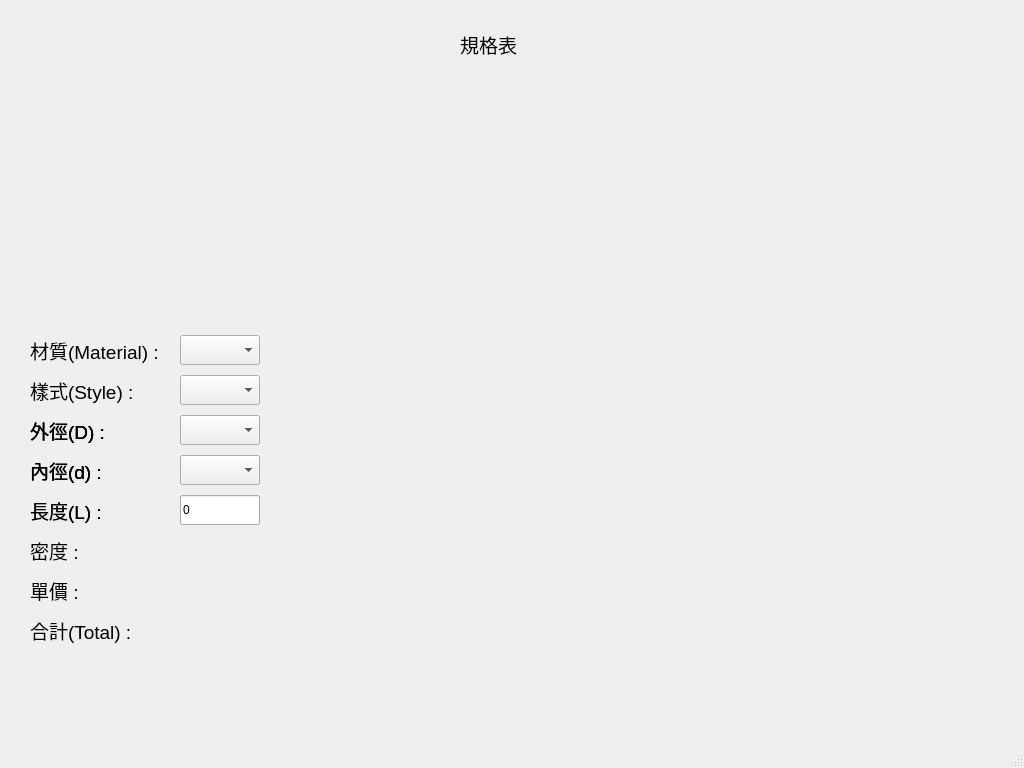
<?xml version="1.0" encoding="UTF-8"?>
<ui version="4.0">
 <class>MainWindow</class>
 <widget class="QMainWindow" name="MainWindow">
  <property name="geometry">
   <rect>
    <x>0</x>
    <y>0</y>
    <width>1024</width>
    <height>768</height>
   </rect>
  </property>
  <property name="windowTitle">
   <string>MainWindow</string>
  </property>
  <widget class="QWidget" name="centralwidget">
   <widget class="QWidget" name="imageWidget" native="true">
    <property name="geometry">
     <rect>
      <x>30</x>
      <y>30</y>
      <width>400</width>
      <height>300</height>
     </rect>
    </property>
    <widget class="QLabel" name="image_Label">
     <property name="geometry">
      <rect>
       <x>0</x>
       <y>0</y>
       <width>400</width>
       <height>300</height>
      </rect>
     </property>
     <property name="text">
      <string/>
     </property>
    </widget>
   </widget>
   <widget class="QWidget" name="specWidget" native="true">
    <property name="geometry">
     <rect>
      <x>30</x>
      <y>330</y>
      <width>400</width>
      <height>350</height>
     </rect>
    </property>
    <widget class="QWidget" name="styleWidget" native="true">
     <property name="geometry">
      <rect>
       <x>0</x>
       <y>0</y>
       <width>400</width>
       <height>80</height>
      </rect>
     </property>
     <widget class="QLabel" name="label_2">
      <property name="geometry">
       <rect>
        <x>0</x>
        <y>0</y>
        <width>150</width>
        <height>40</height>
       </rect>
      </property>
      <property name="font">
       <font>
        <pointsize>14</pointsize>
       </font>
      </property>
      <property name="text">
       <string>材質(Material) :</string>
      </property>
      <property name="alignment">
       <set>Qt::AlignLeading|Qt::AlignLeft|Qt::AlignVCenter</set>
      </property>
     </widget>
     <widget class="QLabel" name="label_3">
      <property name="geometry">
       <rect>
        <x>0</x>
        <y>40</y>
        <width>150</width>
        <height>40</height>
       </rect>
      </property>
      <property name="font">
       <font>
        <pointsize>14</pointsize>
       </font>
      </property>
      <property name="text">
       <string>樣式(Style) :</string>
      </property>
      <property name="alignment">
       <set>Qt::AlignLeading|Qt::AlignLeft|Qt::AlignVCenter</set>
      </property>
     </widget>
     <widget class="QComboBox" name="material_ComboBox">
      <property name="geometry">
       <rect>
        <x>150</x>
        <y>5</y>
        <width>80</width>
        <height>30</height>
       </rect>
      </property>
     </widget>
     <widget class="QComboBox" name="style_ComboBox">
      <property name="geometry">
       <rect>
        <x>150</x>
        <y>45</y>
        <width>80</width>
        <height>30</height>
       </rect>
      </property>
     </widget>
    </widget>
    <widget class="QWidget" name="specTypeA" native="true">
     <property name="geometry">
      <rect>
       <x>0</x>
       <y>80</y>
       <width>400</width>
       <height>120</height>
      </rect>
     </property>
     <widget class="QComboBox" name="typeA_ComboBox_1">
      <property name="geometry">
       <rect>
        <x>150</x>
        <y>5</y>
        <width>80</width>
        <height>30</height>
       </rect>
      </property>
     </widget>
     <widget class="QLineEdit" name="typeA_LineEdit_1">
      <property name="geometry">
       <rect>
        <x>150</x>
        <y>45</y>
        <width>80</width>
        <height>30</height>
       </rect>
      </property>
      <property name="text">
       <string>0</string>
      </property>
     </widget>
     <widget class="QLabel" name="typeA_Label_1">
      <property name="geometry">
       <rect>
        <x>0</x>
        <y>0</y>
        <width>150</width>
        <height>40</height>
       </rect>
      </property>
      <property name="font">
       <font>
        <pointsize>14</pointsize>
       </font>
      </property>
      <property name="text">
       <string>外徑(D) :</string>
      </property>
      <property name="alignment">
       <set>Qt::AlignLeading|Qt::AlignLeft|Qt::AlignVCenter</set>
      </property>
     </widget>
     <widget class="QLabel" name="typeA_Label_2">
      <property name="geometry">
       <rect>
        <x>0</x>
        <y>40</y>
        <width>150</width>
        <height>40</height>
       </rect>
      </property>
      <property name="font">
       <font>
        <pointsize>14</pointsize>
       </font>
      </property>
      <property name="text">
       <string>內徑(d) :</string>
      </property>
      <property name="alignment">
       <set>Qt::AlignLeading|Qt::AlignLeft|Qt::AlignVCenter</set>
      </property>
     </widget>
     <zorder>typeA_LineEdit_1</zorder>
     <zorder>typeA_ComboBox_1</zorder>
     <zorder>typeA_Label_1</zorder>
     <zorder>typeA_Label_2</zorder>
    </widget>
    <widget class="QLabel" name="label_4">
     <property name="geometry">
      <rect>
       <x>0</x>
       <y>200</y>
       <width>150</width>
       <height>40</height>
      </rect>
     </property>
     <property name="font">
      <font>
       <pointsize>14</pointsize>
      </font>
     </property>
     <property name="text">
      <string>密度 :</string>
     </property>
     <property name="alignment">
      <set>Qt::AlignLeading|Qt::AlignLeft|Qt::AlignVCenter</set>
     </property>
    </widget>
    <widget class="QLabel" name="density_Label">
     <property name="geometry">
      <rect>
       <x>150</x>
       <y>205</y>
       <width>80</width>
       <height>30</height>
      </rect>
     </property>
     <property name="font">
      <font>
       <pointsize>14</pointsize>
      </font>
     </property>
     <property name="text">
      <string/>
     </property>
     <property name="alignment">
      <set>Qt::AlignLeading|Qt::AlignLeft|Qt::AlignTop</set>
     </property>
    </widget>
    <widget class="QWidget" name="specTypeB" native="true">
     <property name="geometry">
      <rect>
       <x>0</x>
       <y>80</y>
       <width>400</width>
       <height>120</height>
      </rect>
     </property>
     <widget class="QComboBox" name="typeB_ComboBox_2">
      <property name="geometry">
       <rect>
        <x>150</x>
        <y>45</y>
        <width>80</width>
        <height>30</height>
       </rect>
      </property>
     </widget>
     <widget class="QComboBox" name="typeB_ComboBox_1">
      <property name="geometry">
       <rect>
        <x>150</x>
        <y>5</y>
        <width>80</width>
        <height>30</height>
       </rect>
      </property>
     </widget>
     <widget class="QLineEdit" name="typeB_LineEdit_1">
      <property name="geometry">
       <rect>
        <x>150</x>
        <y>85</y>
        <width>80</width>
        <height>30</height>
       </rect>
      </property>
      <property name="text">
       <string>0</string>
      </property>
     </widget>
     <widget class="QLabel" name="typeB_Label_1">
      <property name="geometry">
       <rect>
        <x>0</x>
        <y>0</y>
        <width>150</width>
        <height>40</height>
       </rect>
      </property>
      <property name="font">
       <font>
        <pointsize>14</pointsize>
       </font>
      </property>
      <property name="text">
       <string>外徑(D) :</string>
      </property>
      <property name="alignment">
       <set>Qt::AlignLeading|Qt::AlignLeft|Qt::AlignVCenter</set>
      </property>
     </widget>
     <widget class="QLabel" name="typeB_Label_2">
      <property name="geometry">
       <rect>
        <x>0</x>
        <y>40</y>
        <width>150</width>
        <height>40</height>
       </rect>
      </property>
      <property name="font">
       <font>
        <pointsize>14</pointsize>
       </font>
      </property>
      <property name="text">
       <string>內徑(d) :</string>
      </property>
      <property name="alignment">
       <set>Qt::AlignLeading|Qt::AlignLeft|Qt::AlignVCenter</set>
      </property>
     </widget>
     <widget class="QLabel" name="typeB_Label_3">
      <property name="geometry">
       <rect>
        <x>0</x>
        <y>80</y>
        <width>150</width>
        <height>40</height>
       </rect>
      </property>
      <property name="font">
       <font>
        <pointsize>14</pointsize>
       </font>
      </property>
      <property name="text">
       <string>長度(L) :</string>
      </property>
      <property name="alignment">
       <set>Qt::AlignLeading|Qt::AlignLeft|Qt::AlignVCenter</set>
      </property>
     </widget>
    </widget>
    <widget class="QWidget" name="specTypeC" native="true">
     <property name="geometry">
      <rect>
       <x>0</x>
       <y>80</y>
       <width>400</width>
       <height>120</height>
      </rect>
     </property>
     <widget class="QComboBox" name="typeC_ComboBox_1">
      <property name="geometry">
       <rect>
        <x>150</x>
        <y>5</y>
        <width>80</width>
        <height>30</height>
       </rect>
      </property>
     </widget>
     <widget class="QLineEdit" name="typeC_LineEdit_2">
      <property name="geometry">
       <rect>
        <x>150</x>
        <y>85</y>
        <width>80</width>
        <height>30</height>
       </rect>
      </property>
      <property name="text">
       <string>0</string>
      </property>
     </widget>
     <widget class="QLabel" name="typeC_Label_1">
      <property name="geometry">
       <rect>
        <x>0</x>
        <y>0</y>
        <width>150</width>
        <height>40</height>
       </rect>
      </property>
      <property name="font">
       <font>
        <pointsize>14</pointsize>
       </font>
      </property>
      <property name="text">
       <string>外徑(D) :</string>
      </property>
      <property name="alignment">
       <set>Qt::AlignLeading|Qt::AlignLeft|Qt::AlignVCenter</set>
      </property>
     </widget>
     <widget class="QLabel" name="typeC_Label_2">
      <property name="geometry">
       <rect>
        <x>0</x>
        <y>40</y>
        <width>150</width>
        <height>40</height>
       </rect>
      </property>
      <property name="font">
       <font>
        <pointsize>14</pointsize>
       </font>
      </property>
      <property name="text">
       <string>內徑(d) :</string>
      </property>
      <property name="alignment">
       <set>Qt::AlignLeading|Qt::AlignLeft|Qt::AlignVCenter</set>
      </property>
     </widget>
     <widget class="QLabel" name="typeC_Label_3">
      <property name="geometry">
       <rect>
        <x>0</x>
        <y>80</y>
        <width>150</width>
        <height>40</height>
       </rect>
      </property>
      <property name="font">
       <font>
        <pointsize>14</pointsize>
       </font>
      </property>
      <property name="text">
       <string>長度(L) :</string>
      </property>
      <property name="alignment">
       <set>Qt::AlignLeading|Qt::AlignLeft|Qt::AlignVCenter</set>
      </property>
     </widget>
     <widget class="QLineEdit" name="typeC_LineEdit_1">
      <property name="geometry">
       <rect>
        <x>150</x>
        <y>45</y>
        <width>80</width>
        <height>30</height>
       </rect>
      </property>
      <property name="text">
       <string>0</string>
      </property>
     </widget>
    </widget>
    <widget class="QLabel" name="label_5">
     <property name="geometry">
      <rect>
       <x>0</x>
       <y>240</y>
       <width>150</width>
       <height>40</height>
      </rect>
     </property>
     <property name="font">
      <font>
       <pointsize>14</pointsize>
      </font>
     </property>
     <property name="text">
      <string>單價 :</string>
     </property>
     <property name="alignment">
      <set>Qt::AlignLeading|Qt::AlignLeft|Qt::AlignVCenter</set>
     </property>
    </widget>
    <widget class="QLabel" name="label_6">
     <property name="geometry">
      <rect>
       <x>0</x>
       <y>280</y>
       <width>150</width>
       <height>40</height>
      </rect>
     </property>
     <property name="font">
      <font>
       <pointsize>14</pointsize>
      </font>
     </property>
     <property name="text">
      <string>合計(Total) :</string>
     </property>
     <property name="alignment">
      <set>Qt::AlignLeading|Qt::AlignLeft|Qt::AlignVCenter</set>
     </property>
    </widget>
    <widget class="QLabel" name="unitPrice_Label">
     <property name="geometry">
      <rect>
       <x>150</x>
       <y>245</y>
       <width>80</width>
       <height>30</height>
      </rect>
     </property>
     <property name="font">
      <font>
       <pointsize>14</pointsize>
      </font>
     </property>
     <property name="text">
      <string/>
     </property>
     <property name="alignment">
      <set>Qt::AlignLeading|Qt::AlignLeft|Qt::AlignTop</set>
     </property>
    </widget>
    <widget class="QLabel" name="total_Label">
     <property name="geometry">
      <rect>
       <x>150</x>
       <y>285</y>
       <width>80</width>
       <height>30</height>
      </rect>
     </property>
     <property name="font">
      <font>
       <pointsize>14</pointsize>
      </font>
     </property>
     <property name="text">
      <string/>
     </property>
     <property name="alignment">
      <set>Qt::AlignLeading|Qt::AlignLeft|Qt::AlignTop</set>
     </property>
    </widget>
    <zorder>specTypeC</zorder>
    <zorder>styleWidget</zorder>
    <zorder>label_4</zorder>
    <zorder>density_Label</zorder>
    <zorder>specTypeA</zorder>
    <zorder>specTypeB</zorder>
    <zorder>label_5</zorder>
    <zorder>label_6</zorder>
    <zorder>unitPrice_Label</zorder>
    <zorder>total_Label</zorder>
   </widget>
   <widget class="QWidget" name="specWidgit" native="true">
    <property name="geometry">
     <rect>
      <x>460</x>
      <y>30</y>
      <width>550</width>
      <height>650</height>
     </rect>
    </property>
    <widget class="QLabel" name="specList">
     <property name="geometry">
      <rect>
       <x>0</x>
       <y>0</y>
       <width>550</width>
       <height>650</height>
      </rect>
     </property>
     <property name="font">
      <font>
       <pointsize>14</pointsize>
      </font>
     </property>
     <property name="text">
      <string>規格表</string>
     </property>
     <property name="alignment">
      <set>Qt::AlignLeading|Qt::AlignLeft|Qt::AlignTop</set>
     </property>
    </widget>
   </widget>
  </widget>
  <widget class="QMenuBar" name="menubar">
   <property name="geometry">
    <rect>
     <x>0</x>
     <y>0</y>
     <width>1024</width>
     <height>22</height>
    </rect>
   </property>
  </widget>
  <widget class="QStatusBar" name="statusbar"/>
 </widget>
 <resources/>
 <connections/>
</ui>
